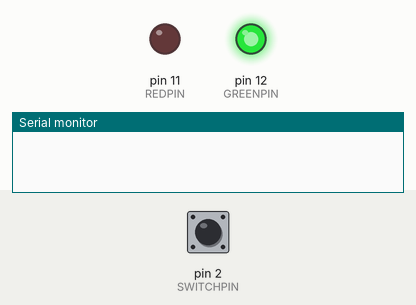
A sketch run on a simulated Arduino Uno, built with avr-gcc and run on an emulated ATmega328P. Parts: output pins drawn as LEDs (lit = HIGH), the last lines printed to the serial monitor. Dashed ring = blinking. The inputs (shaded band) are chosen by the test bench; at power-on: pin 2 (SWITCHPIN) HIGH.

Above: at 1.25 s.
1.3 s: pin 2 (SWITCHPIN) pulled LOW for 0.15 s
At 2.3 s:
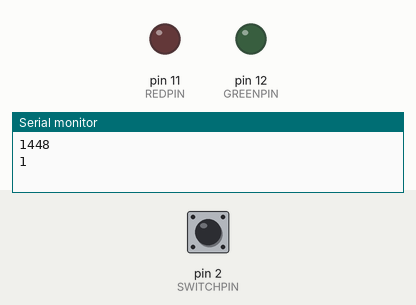
4.4 s: pin 2 (SWITCHPIN) pulled LOW for 1 s
At 5.25 s:
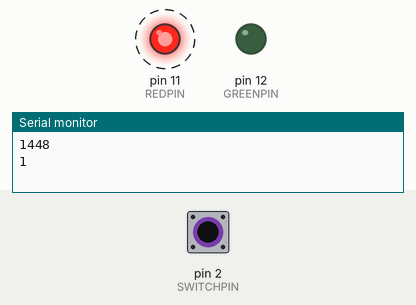
7.4 s: pin 2 (SWITCHPIN) pulled LOW for 3.2 s
At 11.05 s:
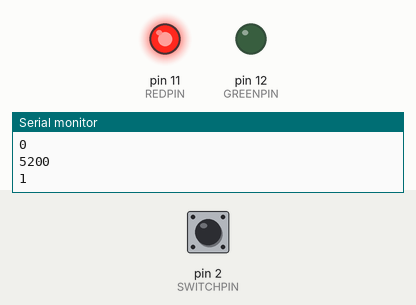
Timing chart, 0 to 18.1 s (numbered marks = the images above; inputs shaded):
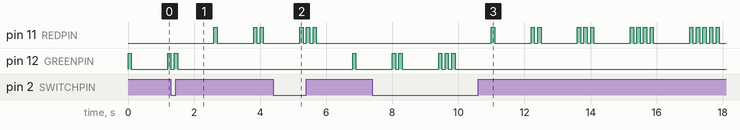

Measured:
- after the input at 1.3 s, pin 11 (REDPIN): goes HIGH 0.10 s, LOW 1.1 s, HIGH 0.10 s, LOW 0.10 s, HIGH 0.10 s, then LOW, starting after 1.3 s; pin 12 (GREENPIN): goes on until 1.5 s, then stays LOW
- after the input at 4.4 s, pin 11 (REDPIN): goes on until 5.7 s, then stays LOW; pin 12 (GREENPIN): LOW → HIGH after 2.4 s, → LOW 0.10 s later
- after the input at 7.4 s, pin 11 (REDPIN): LOW → HIGH after 3.6 s, → LOW 0.10 s later, → HIGH 1.1 s later, → LOW 0.10 s later, … (30 changes in this stretch)

The sketch:

w4s1p2.ino
```cpp
#define REDPIN    11
#define GREENPIN  12
#define SWITCHPIN 2

#define LED_DELAY   100
#define THRESHOLD   300

// This variable decides which LED's turn it is to flash.
// 0 = green, 1 = red
static volatile int turn = 0;
static unsigned long lastTime = 0;
static unsigned long currTime;

void switchISR(){
  currTime = millis();
  Serial.println(currTime - lastTime);
  if (currTime - lastTime > THRESHOLD){
    lastTime = currTime;
    turn = 1 - turn;
  }
  Serial.println(turn);
}

void setup(){
  pinMode(REDPIN, OUTPUT);
  pinMode(GREENPIN, OUTPUT);
  attachInterrupt(digitalPinToInterrupt(SWITCHPIN), switchISR, RISING);
  Serial.begin(9600);
}

void flashGreen(){
  int counter=1;

  while(turn==0){
    for(int i=0; i<counter; i++){
      digitalWrite(GREENPIN, HIGH);
      delay(LED_DELAY);
      digitalWrite(GREENPIN, LOW);
      delay(LED_DELAY);
    }

    counter++;
    delay(1000);
  }
}

void flashRed(){
  int counter=1;

  while(turn==1){
    for(int i=0; i<counter; i++){
      digitalWrite(REDPIN, HIGH);
      delay(LED_DELAY);
      digitalWrite(REDPIN, LOW);
      delay(LED_DELAY);
    }

    counter++;
    delay(1000);
  }
}
void loop() {

  if(turn == 0)
    flashGreen();

  if(turn == 1)
    flashRed();
}


//#define REDPIN    11
//#define GREENPIN  12
//#define SWITCHPIN 2
//
//#define LED_DELAY   100
//
//// This variable decides which LED's turn it is to flash.
//// 0 = green, 1 = red
//static volatile int turn = 0;
//
//void switchISR(){
//  turn = 1 - turn;
//}
//
//void setup(){
//  pinMode(REDPIN, OUTPUT);
//  pinMode(GREENPIN, OUTPUT);
//  attachInterrupt(digitalPinToInterrupt(SWITCHPIN), switchISR, RISING);
//}
//
//void flashGreen(){
//  int counter=1;
//
//  while(turn==0){
//    for(int i=0; i<counter; i++){
//      digitalWrite(GREENPIN, HIGH);
//      delay(LED_DELAY);
//      digitalWrite(GREENPIN, LOW);
//      delay(LED_DELAY);
//    }
//
//    counter++;
//    delay(1000);
//  }
//}
//
//void flashRed(){
//  int counter=1;
//
//  while(turn==1){
//    for(int i=0; i<counter; i++){
//      digitalWrite(REDPIN, HIGH);
//      delay(LED_DELAY);
//      digitalWrite(REDPIN, LOW);
//      delay(LED_DELAY);
//    }
//
//    counter++;
//    delay(1000);
//  }
//}
//void loop() {
//
//  if(turn == 0)
//    flashGreen();
//
//  if(turn == 1)
//    flashRed();
//}
```
